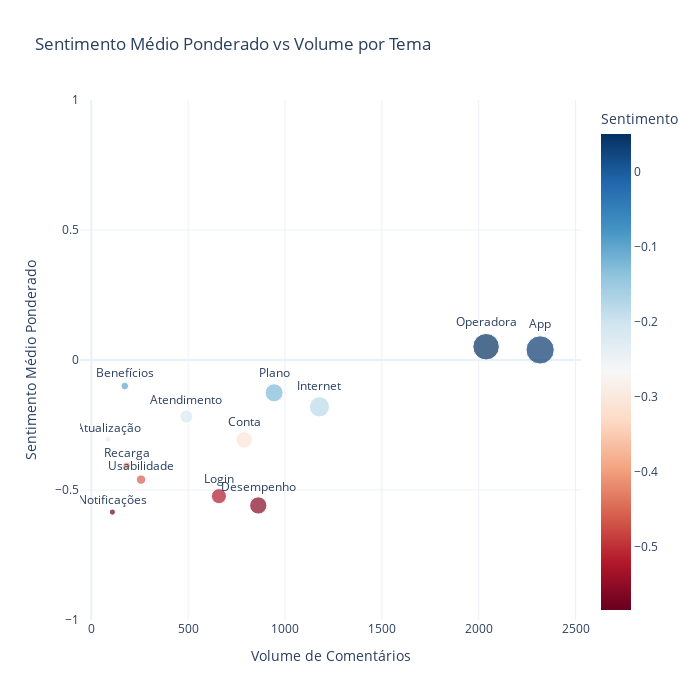

Notebook cell for this chart:
### Code cell
df_claro = df_explodido[df_explodido["app"] == "Claro"]

#Agrupamento por tema
df_tema = df_claro.groupby('tema_manual').agg(
    volume=('tema_manual', 'count'),
    sentimento_medio=('sentimento_continuo', 'mean')
).reset_index()

# Normaliza o volume para tamanho dos pontos no gráfico
df_tema['tamanho'] = df_tema['volume'] * 20  # Ajuste conforme necessário

fig = px.scatter(
    df_tema,
    x="volume",
    y="sentimento_medio",
    size="tamanho",
    color="sentimento_medio",
    text="tema_manual",
    color_continuous_scale="RdBu",
    range_y=[-1, 1],  # Limite do eixo Y entre -1 e +1
    title="Sentimento Médio Ponderado vs Volume por Tema"
)

# Ajustes visuais
fig.update_traces(textposition='top center')
fig.update_layout(
    width=700,
    height=700,
    xaxis_title="Volume de Comentários",
    yaxis_title="Sentimento Médio Ponderado",
    coloraxis_colorbar=dict(title="Sentimento"),
    template="plotly_white"
)

fig.show()

### Figure 1 — Plotly figure (JSON) as saved in the notebook; plotly's stock layout.template omitted (floating-point values rounded to 4 significant figures)
{"data": [{"hovertemplate": "volume=%{x}<br>sentimento_medio=%{marker.color}<br>tamanho=%{marker.size}<br>tema_manual=%{text}<extra></extra>", "legendgroup": "", "marker": {"color": [0.03876, -0.2173, -0.3048, -0.1002, -0.3072, -0.5594, -0.1802, -0.5237, -0.5849, 0.05107, -0.1261, -0.4073, -0.46], "coloraxis": "coloraxis", "size": [46340, 9820, 1740, 3460, 15780, 17240, 23560, 13180, 2180, 40760, 18880, 3660, 5140], "sizemode": "area", "sizeref": 115.8, "symbol": "circle"}, "mode": "markers+text", "name": "", "orientation": "v", "showlegend": false, "text": ["App", "Atendimento", "Atualização", "Benefícios", "Conta", "Desempenho", "Internet", "Login", "Notificações", "Operadora", "Plano", "Recarga", "Usabilidade"], "textposition": "top center", "type": "scatter", "x": [2317, 491, 87, 173, 789, 862, 1178, 659, 109, 2038, 944, 183, 257], "xaxis": "x", "y": [0.03876, -0.2173, -0.3048, -0.1002, -0.3072, -0.5594, -0.1802, -0.5237, -0.5849, 0.05107, -0.1261, -0.4073, -0.46], "yaxis": "y"}], "layout": {"coloraxis": {"colorbar": {"title": {"text": "Sentimento"}}, "colorscale": [[0, "rgb(103,0,31)"], [0.1, "rgb(178,24,43)"], [0.2, "rgb(214,96,77)"], [0.3, "rgb(244,165,130)"], [0.4, "rgb(253,219,199)"], [0.5, "rgb(247,247,247)"], [0.6, "rgb(209,229,240)"], [0.7, "rgb(146,197,222)"], [0.8, "rgb(67,147,195)"], [0.9, "rgb(33,102,172)"], [1, "rgb(5,48,97)"]]}, "height": 700, "legend": {"itemsizing": "constant", "tracegroupgap": 0}, "title": {"text": "Sentimento Médio Ponderado vs Volume por Tema"}, "width": 700, "xaxis": {"anchor": "y", "domain": [0, 1], "title": {"text": "Volume de Comentários"}}, "yaxis": {"anchor": "x", "domain": [0, 1], "range": [-1, 1], "title": {"text": "Sentimento Médio Ponderado"}}}}
